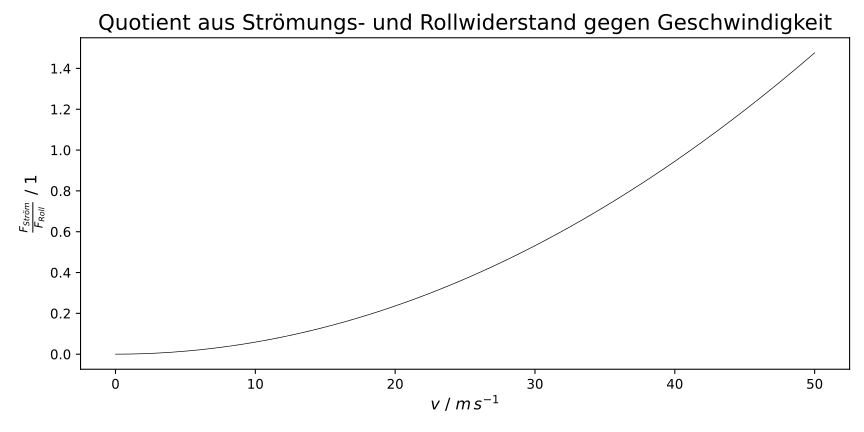

The Python source for this figure:
import matplotlib.pyplot as plt
import numpy as np

m = 100						# mass, kg
rho = 1.293					# density of medium, kg/m³
g = 9.81					# gravity, m/s²
A = 0.293					# surface area of body, m²
c_drag = 0.872				# coefficient of drag, 1
c_roll = 0.022				# coefficient of rolling resistance, 1
v = np.linspace(0,50,51)	# velocity, km/h

F_drag = .5 * A * rho * c_drag

mfontsize = 14
plotsize = .5
fig, ratio = plt.subplots(nrows=1, ncols=1, figsize=(plotsize * 18, plotsize * 9))

F_roll = m * g * c_roll
quot = F_drag / F_roll
ratio.plot(v, (quot * (v/3.6)**2), color="black", linewidth=.5, label="$\\frac{F_{Ström}}{F_{Roll}}$")
ratio.set_xlabel("$v$ / $m \\, s^{-1}$", fontsize=mfontsize-2)
ratio.set_ylabel("$\\frac{F_{Ström}}{F_{Roll}}$ / 1", fontsize=mfontsize-2)
ratio.set_title("Quotient aus Strömungs- und Rollwiderstand gegen Geschwindigkeit", fontsize=mfontsize+2)
# ratio.grid()

plt.tight_layout()
plt.savefig("Calc\\Fdrag-Froll_vs_velocity.svg", transparent=True)
# plt.show()